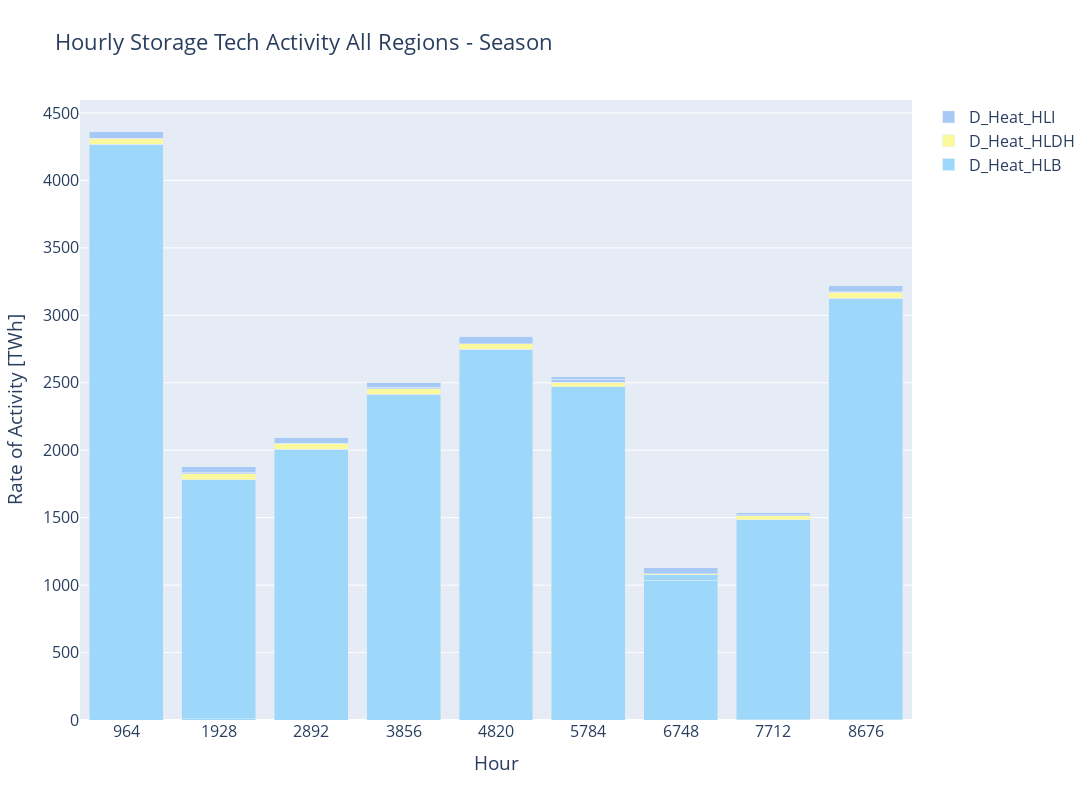

Source (notebook cell):
### Markdown cell above
### Hourly data

### Code cell
tech_activity_hourly_facilitation = HourlyTechActivityRateFacilitator(sol_path=SOLUTION_FILEPATH, region="All", year=2050)

relevant_data = tech_activity_hourly_facilitation.get_relevant_data()

relevant_data.filter_by_list(column="Technology", by_filter=["D_Heat_HLDH", "D_Heat_HLI", "D_Heat_HLB"])
relevant_data.aggreagate_all_by_sum(column_to_aggregate="Region", aggregated_entry_name="All", column_to_sum="Value")

fig = tech_activity_hourly_facilitation.plot(relevant_data)

fig.update_layout(title="Hourly Storage Tech Activity All Regions" + TITLE_ADDON, height=800, width=1400, font=dict(size=16))

if WRITE_IMAGE:
    fig.write_image("HourlyTechActivityAllRegions.pdf" + TITLE_ADDON.replace(" ", "") + ".png")

fig.show()

### Figure 1 — Plotly figure (JSON) as saved in the notebook; plotly's stock layout.template omitted (floating-point values rounded to 4 significant figures)
{"data": [{"marker": {"color": "#9dd8fa"}, "name": "D_Heat_HLB", "showlegend": true, "type": "bar", "x": ["964", "964", "964", "964", "1928", "1928", "1928", "1928", "2892", "2892", "2892", "2892", "3856", "3856", "3856", "3856", "4820", "4820", "4820", "4820", "5784", "5784", "5784", "5784", "6748", "6748", "6748", "6748", "7712", "7712", "7712", "7712", "8676", "8676", "8676", "8676"], "y": [0, 4267.0, 0, 0, 9.878, 1773.0, 0, 0, 2004.0, 4.159, 0, 0, 2416.0, 0, 0, 0, 2747.0, 0, 0, 0, 2469.0, 0, 0, 0, 1038.0, 40.38, 0, 0, 1.783, 1482.0, 0, 0, 3.131, 3123.0, 0, 0]}, {"marker": {"color": "#fafa9d"}, "name": "D_Heat_HLDH", "showlegend": true, "type": "bar", "x": ["964", "964", "964", "964", "1928", "1928", "1928", "1928", "2892", "2892", "2892", "2892", "3856", "3856", "3856", "3856", "4820", "4820", "4820", "4820", "5784", "5784", "5784", "5784", "6748", "6748", "6748", "6748", "7712", "7712", "7712", "7712", "8676", "8676", "8676", "8676"], "y": [0, 44.73, 0, 0, 0, 43.96, 0, 0, 42.31, 0, 0, 0, 39.06, 1.8, 0, 0, 43.41, 0, 0, 0, 33.83, 0, 0, 0, 6.541, 0, 0, 0, 0, 29.97, 0, 0, 0, 44.69, 0, 0]}, {"marker": {"color": "#a7c9f5"}, "name": "D_Heat_HLI", "showlegend": true, "type": "bar", "x": ["964", "964", "964", "964", "1928", "1928", "1928", "1928", "2892", "2892", "2892", "2892", "3856", "3856", "3856", "3856", "4820", "4820", "4820", "4820", "5784", "5784", "5784", "5784", "6748", "6748", "6748", "6748", "7712", "7712", "7712", "7712", "8676", "8676", "8676", "8676"], "y": [0, 54.91, 0, 0, 11.62, 37.76, 0, 0, 45.62, 0, 0, 0, 11.28, 30.79, 0, 0, 49.5, 0, 0, 0, 24.67, 16.69, 0, 0, 48.93, 0, 0, 0, 8.19, 15.28, 0, 0, 2.577, 46.95, 0, 0]}], "layout": {"barmode": "stack", "font": {"size": 16}, "height": 800, "title": {"text": "Hourly Storage Tech Activity All Regions - Season"}, "width": 1400, "xaxis": {"title": {"text": "Hour"}}, "yaxis": {"title": {"text": "Rate of Activity [TWh]"}}}}
